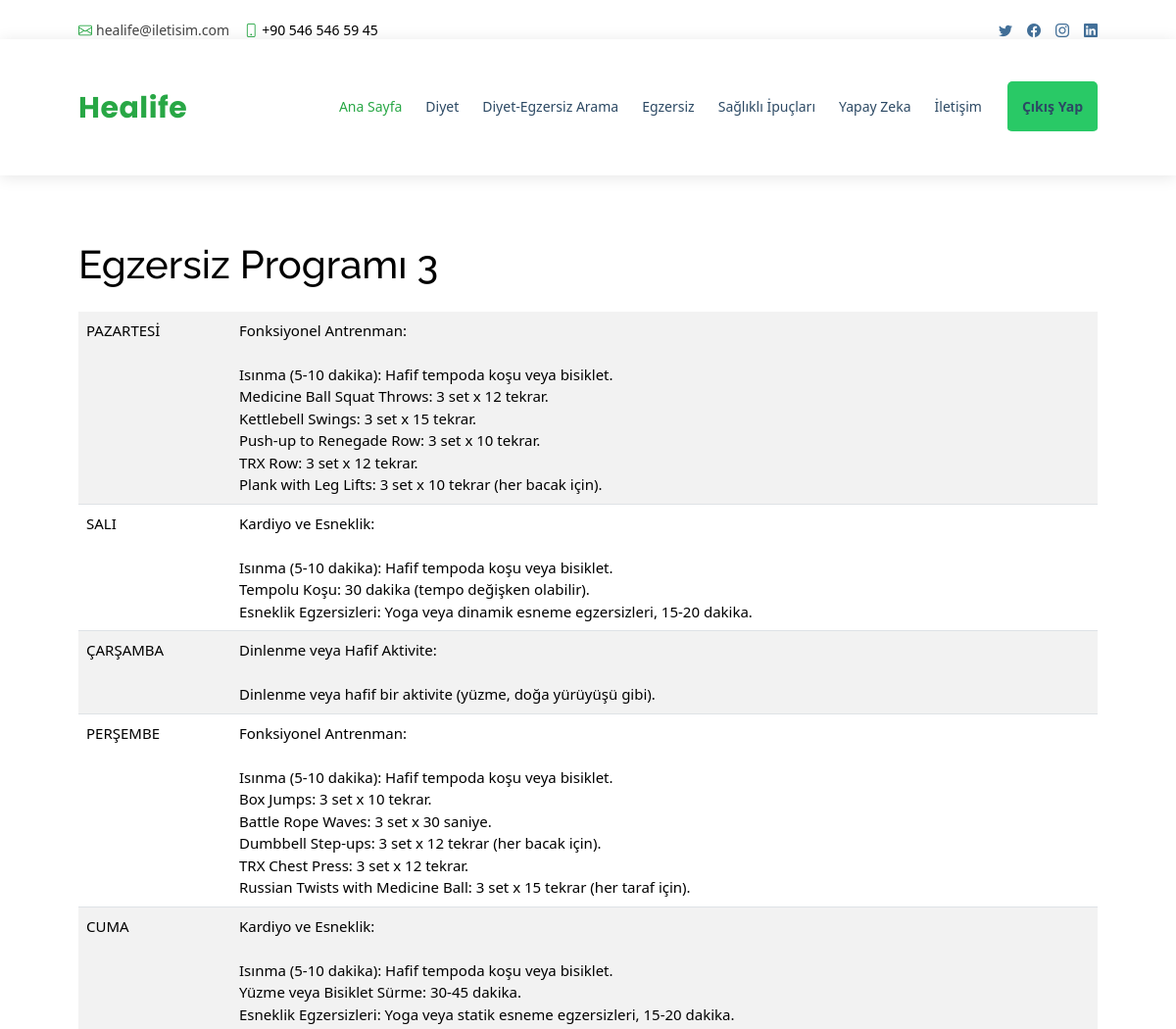
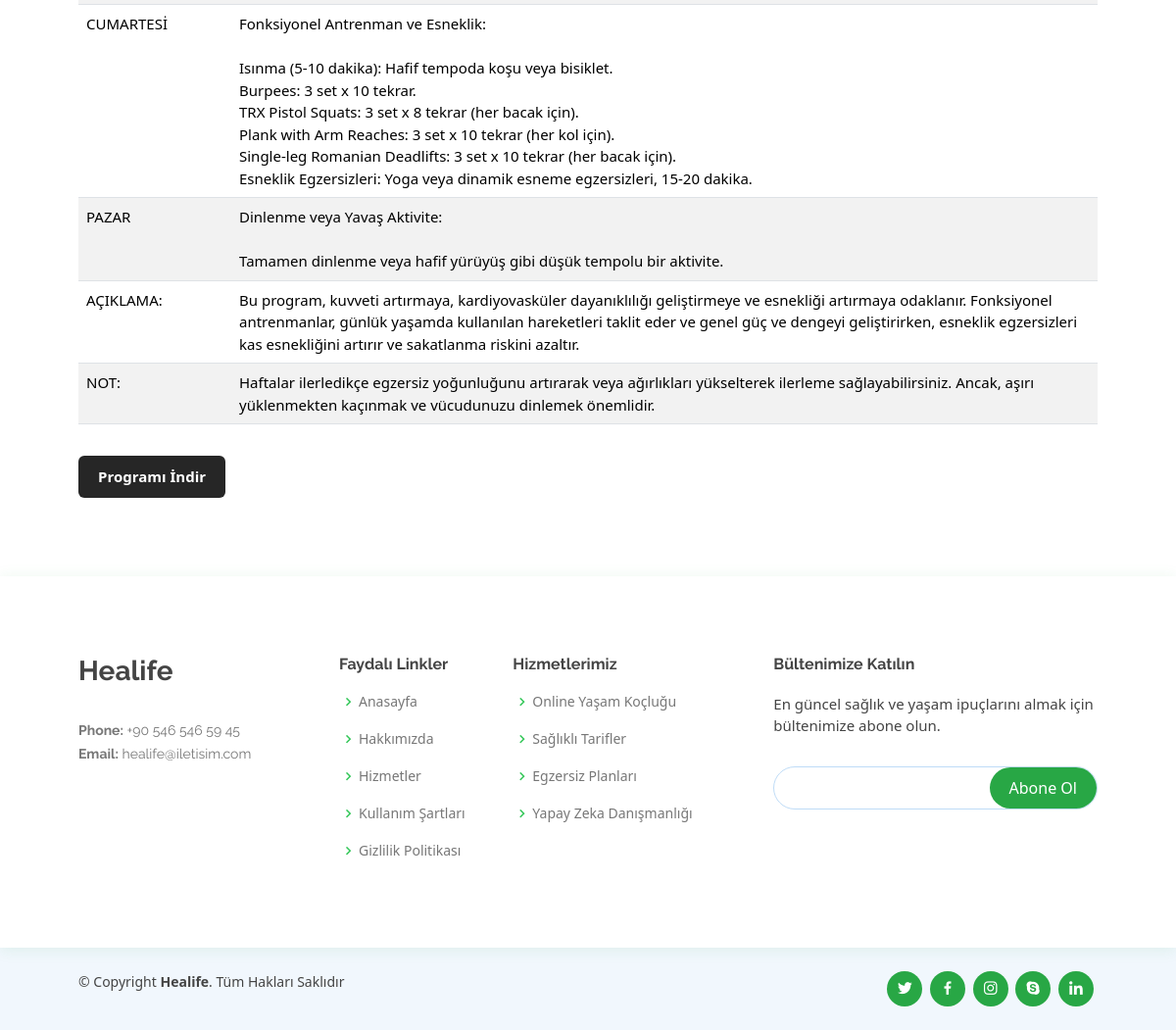
The page /workout/3/ on the database its author committed (2 pictures, top to bottom).
### pages/models.py (models this page shows, shortened)
class Workout(models.Model):
    name = models.CharField(max_length=100)
    description = models.TextField()
    note = models.TextField()
    pazartesi = models.TextField()
    salı = models.TextField()
    çarşamba = models.TextField()
    perşembe = models.TextField()
    cuma = models.TextField()
    cumartesi = models.TextField()
    pazar = models.TextField()
    category = models.ForeignKey(Category, on_delete=models.CASCADE)
    min_bmi = models.FloatField(default=0)
    max_bmi = models.FloatField(default=50)

### pages/views.py (the view)
# urls.py: path('workout/<int:pk>/', workout_detail, name='workout_detail'),
def workout_detail(request, pk):
    workout = get_object_or_404(Workout, pk=pk)
    return render(request, 'workout_detail.html', {'workout': workout})

### templates/workout_detail.html (shortened to what this page needs)
{% load static %}
<!DOCTYPE html>
<html lang="tr">
<head>
    <link href="{% static 'assets/vendor/animate.css/animate.min.css' %}" rel="stylesheet">
    <link href="{% static 'assets/vendor/bootstrap/css/bootstrap.min.css' %}" rel="stylesheet">
    <link href="{% static 'assets/vendor/fontawesome-free/css/all.min.css' %}" rel="stylesheet">
    <link href="{% static 'assets/vendor/bootstrap-icons/bootstrap-icons.css' %}" rel="stylesheet">
    <link href="{% static 'assets/vendor/boxicons/css/boxicons.min.css' %}" rel="stylesheet">
    <link href="{% static 'assets/vendor/glightbox/css/glightbox.min.css' %}" rel="stylesheet">
    <link href="{% static 'assets/vendor/remixicon/remixicon.css' %}" rel="stylesheet">
    <link href="{% static 'assets/vendor/swiper/swiper-bundle.min.css' %}" rel="stylesheet">
    <link href="{% static 'home.css' %}" rel="stylesheet">
</head>
<body>
    {% load static %}
    <div id="topbar" class="d-flex align-items-center fixed-top">
        <div class="container d-flex justify-content-between">
            <div class="contact-info d-flex align-items-center">
                <i class="bi bi-envelope"></i> <a href="mailto:busenurb277@gmail.com">healife@iletisim.com</a>
                <i class="bi bi-phone"></i> +90 546 546 59 45
            </div>
            <div class="d-none d-lg-flex social-links align-items-center">
                <a href="#" class="twitter"><i class="bi bi-twitter"></i></a>
                <a href="#" class="facebook"><i class="bi bi-facebook"></i></a>
                <a href="#" class="instagram"><i class="bi bi-instagram"></i></a>
                <a href="#" class="linkedin"><i class="bi bi-linkedin"></i></a>
            </div>
        </div>
    </div>
    <header id="header" class="fixed-top">
        <div class="container d-flex align-items-center">
            <h1 class="logo me-auto" style="color:#28a745;"><a href=" ">Healife</a></h1>
            <nav id="navbar" class="navbar order-last order-lg-0">
                <ul>
                    <li><a href="{% url 'user_page' %}" style="color:#28a745;">Ana Sayfa</a></li>
                    <li><a href="{% url 'diets_page' %}">Diyet</a></li>
                    <li><a href="{% url 'bmi_recommendations' %}">Diyet-Egzersiz Arama</a></li>
                    <li><a href="{% url 'training_page' %}">Egzersiz</a></li>
                    <li><a href="{% url 'ipucu_page' %}">Sağlıklı İpuçları</a></li>
                    <li><a href="{% url 'yapayzeka' %}">Yapay Zeka</a></li>
                    <li><a href="{% url 'contact_page' %}">İletişim</a></li>
                    <li><a style="padding: 15px;" href="{% url 'home' %}" class="btn logout-btn">Çıkış Yap</a></li>
                </ul>
            </nav>
        </div>
    </header>
    <main id="main">
        <section>
    <div class="container mt-5 pt-5">
        <table class="table table-striped">
            <thead>
                <tr>
                    <h1 style="margin-top: 4%;" class="mb-4"><br>{{ workout.name }}</h1>
                </tr>
            </thead>
            <tbody>
                <tr>
                    <td style="width: 15%;">PAZARTESİ</td>
                    <td>{{ workout.pazartesi|linebreaksbr }}</td>
                </tr>
                <tr>
                    <td>SALI</td>
                    <td>{{ workout.salı|linebreaksbr }}</td>
                </tr>
                <tr>
                    <td>ÇARŞAMBA</td>
                    <td>{{ workout.çarşamba|linebreaksbr }}</td>
                </tr>
                <tr>
                    <td>PERŞEMBE</td>
                    <td>{{ workout.perşembe|linebreaksbr }}</td>
                </tr>
                <tr>
                    <td>CUMA</td>
                    <td>{{ workout.cuma|linebreaksbr }}</td>
                </tr>
                <tr>
                    <td>CUMARTESİ</td>
                    <td>{{ workout.cumartesi|linebreaksbr }}</td>
                </tr>
                <tr>
                    <td>PAZAR</td>
                    <td>{{ workout.pazar|linebreaksbr }}</td>
                </tr>
                <tr>
                    <td>AÇIKLAMA:</td>
                    <td>{{ workout.description|linebreaksbr }}</td>
                </tr>
                <tr>
                    <td>NOT:</td>
                    <td>{{ workout.note|linebreaksbr }}</td>
                </tr>
            </tbody>
        </table>
        <a href="{% url 'export_workout' workout.id %}" class="btn btn-primary mt-3">Programı İndir</a>
    </div>
</section>
</main>
    <footer id="footer">
        <div class="footer-top">
            <div class="container">
                <div class="row">
                    <div class="col-lg-3 col-md-6 footer-contact">
                        <h3>Healife</h3>
                        <p><br>
                            <strong>Phone:</strong> +90 546 546 59 45<br>
                            <strong>Email:</strong> healife@iletisim.com<br>
                        </p>
                    </div>
                    <div class="col-lg-2 col-md-6 footer-links">
                        <h4>Faydalı Linkler</h4>
                        <ul>
                            <li><i class="bx bx-chevron-right"></i> <a href="#">Anasayfa</a></li>
                            <li><i class="bx bx-chevron-right"></i> <a href="#">Hakkımızda</a></li>
                            <li><i class="bx bx-chevron-right"></i> <a href="#">Hizmetler</a></li>
                            <li><i class="bx bx-chevron-right"></i> <a href="#">Kullanım Şartları</a></li>
                            <li><i class="bx bx-chevron-right"></i> <a href="#">Gizlilik Politikası</a></li>
                        </ul>
                    </div>
                    <div class="col-lg-3 col-md-6 footer-links">
                        <h4>Hizmetlerimiz</h4>
                        <ul>
                            <li><i class="bx bx-chevron-right"></i> <a href="#">Online Yaşam Koçluğu</a></li>
                            <li><i class="bx bx-chevron-right"></i> <a href="#">Sağlıklı Tarifler</a></li>
                            <li><i class="bx bx-chevron-right"></i> <a href="#">Egzersiz Planları</a></li>
                            <li><i class="bx bx-chevron-right"></i> <a href="#">Yapay Zeka Danışmanlığı</a></li>
                        </ul>
                    </div>
                    <div class="col-lg-4 col-md-6 footer-newsletter">
                        <h4>Bültenimize Katılın</h4>
                        <p>En güncel sağlık ve yaşam ipuçlarını almak için bültenimize abone olun.</p>
                        <form action="" method="post">
                            <input type="email" name="email"><input type="submit" value="Abone Ol">
                        </form>
                    </div>
                </div>
            </div>
        </div>
        <div class="container d-md-flex py-4">
            <div class="me-md-auto text-center text-md-start">
                <div class="copyright">
                    &copy; Copyright <strong><span>Healife</span></strong>. Tüm Hakları Saklıdır
                </div>
            </div>
            <div class="social-links text-center text-md-right pt-3 pt-md-0">
                <a href="#" class="twitter"><i class="bx bxl-twitter"></i></a>
                <a href="#" class="facebook"><i class="bx bxl-facebook"></i></a>
                <a href="#" class="instagram"><i class="bx bxl-instagram"></i></a>
                <a href="#" class="google-plus"><i class="bx bxl-skype"></i></a>
                <a href="#" class="linkedin"><i class="bx bxl-linkedin"></i></a>
            </div>
        </div>
    </footer>
</body>
</html>

### rows shown on the page
Workout: name "Egzersiz Programı 3", pazartesi "Fonksiyonel Antrenman: Isınma (5-10 dakika): Hafif tempoda koşu veya bisiklet. Medicine Ball Squat Throws: 3 set x 12 tekrar. Kettlebell Swings: 3 set x 15 tekrar. Push-up to Renegade Row: 3 set x 10 tekrar. TRX Row: 3 set x 12 tekrar. Plank with Leg Lifts: 3 set x 10 tekrar (her bacak için).", salı "Kardiyo ve Esneklik: Isınma (5-10 dakika): Hafif tempoda koşu veya bisiklet. Tempolu Koşu: 30 dakika (tempo değişken olabilir). Esneklik Egzersizleri: Yoga veya dinamik esneme egzersizleri, 15-20 dakika.", çarşamba "Dinlenme veya Hafif Aktivite: Dinlenme veya hafif bir aktivite (yüzme, doğa yürüyüşü gibi).", perşembe "Fonksiyonel Antrenman: Isınma (5-10 dakika): Hafif tempoda koşu veya bisiklet. Box Jumps: 3 set x 10 tekrar. Battle Rope Waves: 3 set x 30 saniye. Dumbbell Step-ups: 3 set x 12 tekrar (her bacak için). TRX Chest Press: 3 set x 12 tekrar. Russian Twists with Medicine Ball: 3 set x 15 tekrar (her taraf için).", cuma "Kardiyo ve Esneklik: Isınma (5-10 dakika): Hafif tempoda koşu veya bisiklet. Yüzme veya Bisiklet Sürme: 30-45 dakika. Esneklik Egzersizleri: Yoga veya statik esneme egzersizleri, 15-20 dakika.", cumartesi "Fonksiyonel Antrenman ve Esneklik: Isınma (5-10 dakika): Hafif tempoda koşu veya bisiklet. Burpees: 3 set x 10 tekrar. TRX Pistol Squats: 3 set x 8 tekrar (her bacak için). Plank with Arm Reaches: 3 set x 10 tekrar (her kol için). Single-leg Romanian Deadlifts: 3 set x 10 tekrar (her bacak için). Esneklik Egzersizleri: Yoga veya dinamik esneme egzersizleri, 15-20 dakika.", pazar "Dinlenme veya Yavaş Aktivite: Tamamen dinlenme veya hafif yürüyüş gibi düşük tempolu bir aktivite.", description "Bu program, kuvveti artırmaya, kardiyovasküler dayanıklılığı geliştirmeye ve esnekliği artırmaya odaklanır. Fonksiyonel antrenmanlar, günlük yaşamda kullanılan hareketleri taklit eder ve genel güç ve dengeyi geliştirirken, esneklik egzersizleri kas esnekliğini artırır ve sakatlanma riskini azaltır.", note "Haftalar ilerledikçe egzersiz yoğunluğunu artırarak veya ağırlıkları yükselterek ilerleme sağlayabilirsiniz. Ancak, aşırı yüklenmekten kaçınmak ve vücudunuzu dinlemek önemlidir."
